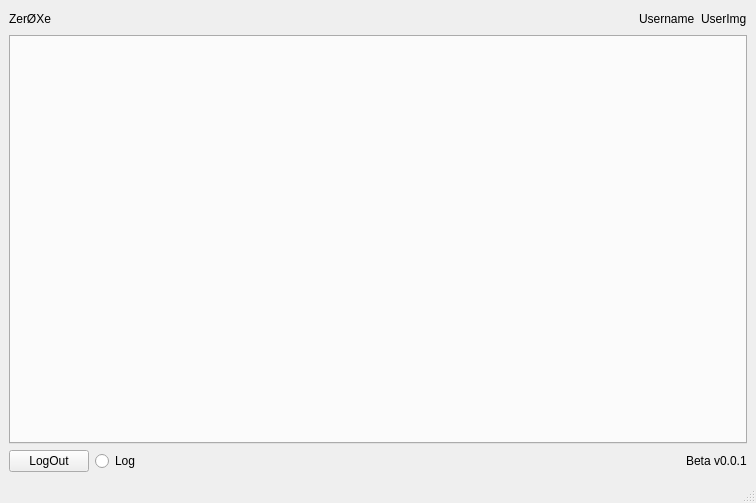
<?xml version="1.0" encoding="UTF-8"?>
<ui version="4.0">
 <class>MainWindow</class>
 <widget class="QMainWindow" name="MainWindow">
  <property name="geometry">
   <rect>
    <x>0</x>
    <y>0</y>
    <width>756</width>
    <height>503</height>
   </rect>
  </property>
  <property name="windowTitle">
   <string>MainWindow</string>
  </property>
  <widget class="QWidget" name="centralwidget">
   <layout class="QGridLayout" name="gridLayout">
    <item row="2" column="0">
     <layout class="QHBoxLayout" name="horizontalLayout_footer">
      <item>
       <widget class="QPushButton" name="pushButton_logOut">
        <property name="text">
         <string>LogOut</string>
        </property>
       </widget>
      </item>
      <item>
       <widget class="QRadioButton" name="radioButton_printLog">
        <property name="text">
         <string>Log</string>
        </property>
       </widget>
      </item>
      <item>
       <spacer name="horizontalSpacer_footer">
        <property name="orientation">
         <enum>Qt::Orientation::Horizontal</enum>
        </property>
        <property name="sizeHint" stdset="0">
         <size>
          <width>40</width>
          <height>20</height>
         </size>
        </property>
       </spacer>
      </item>
      <item>
       <widget class="QLabel" name="label_buildVersion">
        <property name="maximumSize">
         <size>
          <width>16777215</width>
          <height>25</height>
         </size>
        </property>
        <property name="text">
         <string>Beta v0.0.1</string>
        </property>
       </widget>
      </item>
     </layout>
    </item>
    <item row="0" column="0">
     <layout class="QHBoxLayout" name="horizontalLayout_header">
      <item>
       <widget class="QLabel" name="label_programName">
        <property name="text">
         <string>ZerØXe</string>
        </property>
       </widget>
      </item>
      <item>
       <spacer name="horizontalSpacer_header">
        <property name="orientation">
         <enum>Qt::Orientation::Horizontal</enum>
        </property>
        <property name="sizeHint" stdset="0">
         <size>
          <width>40</width>
          <height>20</height>
         </size>
        </property>
       </spacer>
      </item>
      <item>
       <widget class="QLabel" name="label_username">
        <property name="maximumSize">
         <size>
          <width>16777215</width>
          <height>25</height>
         </size>
        </property>
        <property name="text">
         <string>Username</string>
        </property>
       </widget>
      </item>
      <item>
       <widget class="QLabel" name="label_userimage">
        <property name="text">
         <string>UserImg</string>
        </property>
       </widget>
      </item>
     </layout>
    </item>
    <item row="1" column="0">
     <widget class="QTabWidget" name="tabWidget">
      <property name="currentIndex">
       <number>-1</number>
      </property>
     </widget>
    </item>
   </layout>
  </widget>
  <widget class="QMenuBar" name="menubar">
   <property name="geometry">
    <rect>
     <x>0</x>
     <y>0</y>
     <width>756</width>
     <height>27</height>
    </rect>
   </property>
  </widget>
  <widget class="QStatusBar" name="statusbar"/>
 </widget>
 <resources/>
 <connections/>
</ui>
